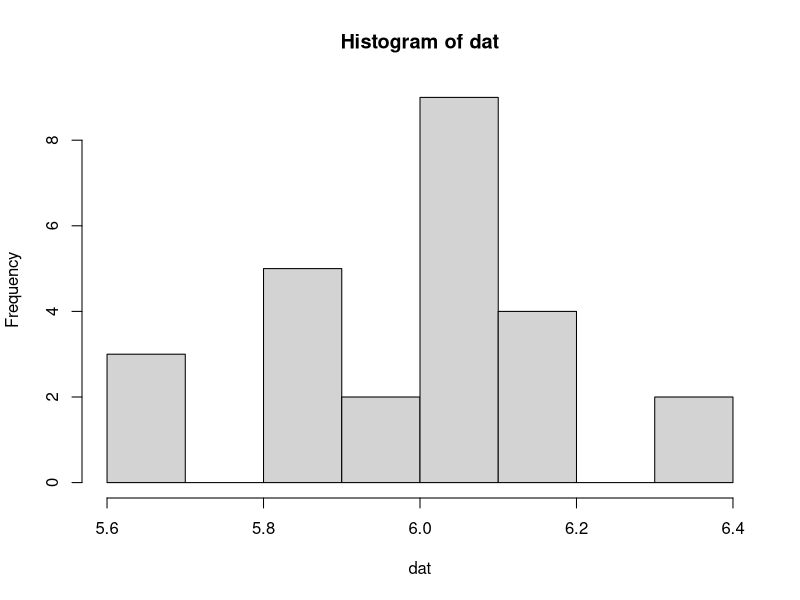

Here is the R script that generated this plot:

# Exercise 8.5-3  --------------------------------------------------------
# ordered stats

# read the data
dat <- scan('Data415/E8_5-03.txt')
hist(dat)

# a) sign test
weight_in_order = sort(dat)
weight_in_order

# [1] 5.625 5.665 5.697 5.837 5.863 5.870 5.878 5.884 5.908
# [10] 5.967 6.019 6.020 6.029 6.032 6.037 6.045 6.049 6.050
# [19] 6.079 6.116 6.159 6.186 6.199 6.307 6.387

median(weight_in_order)

# find how many numbers are more than 5.9
sum(dat > 5.9) # 17 

# b) wilcoxon sign test
diff_abs = abs(dat - 5.9)
rank_obs = order(diff_abs)

W = -sum(rank_obs[1:8]) + sum(rank_obs[9:25])

n = length(dat)
Z = (W - 0)/sqrt(n * (n+1) * (2*n + 1)/6) # 2.758

# use t-test
mu = mean(dat)
x_sd = sd(dat)
t_stat = (mu - 5.9)/(x_sd/sqrt(n)) # 2.61, df = 24
